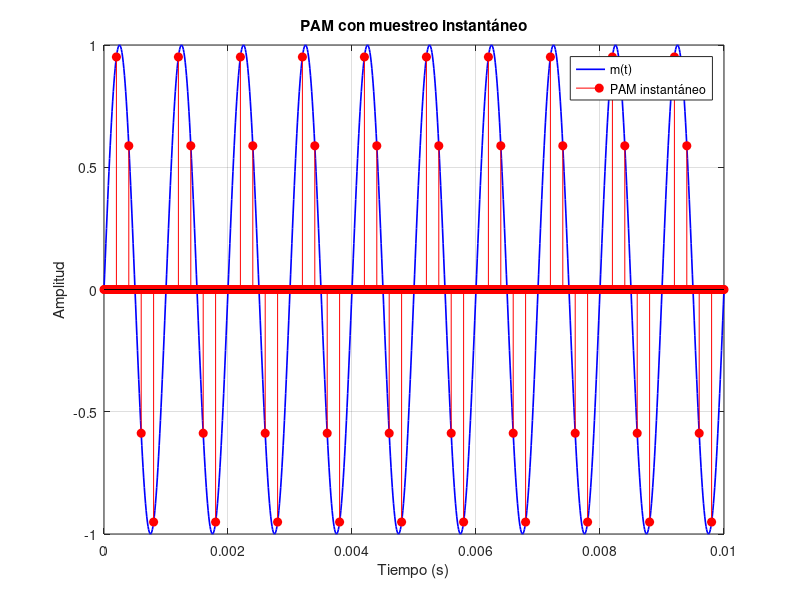

Source code (MATLAB):
clc; clear; close all;

%% 🔹 1) Señal original
A = 1;
fc = 1000;

fs_cont = 100000;
Ts_cont = 1/fs_cont;

t = 0:Ts_cont:0.01;

m = A * sin(2*pi*fc*t);

%% 🔹 2) Parámetros muestreo instantáneo
fs = 5000;          % Frecuencia de muestreo
Ts = 1/fs;

t_muestreo = 0:Ts:0.01;

% Obtener muestras de la señal
muestras = A * sin(2*pi*fc*t_muestreo);

%% 🔹 3) Señal PAM instantánea (tipo impulso)
pam_inst = zeros(size(t));

for i = 1:length(t_muestreo)
    [~, idx] = min(abs(t - t_muestreo(i))); % encontrar índice más cercano
    pam_inst(idx) = muestras(i);
end

%% 🔹 4) Gráfica
figure;
plot(t, m, 'b', 'LineWidth', 1.2); hold on;

% usar stem para visualizar mejor
stem(t, pam_inst, 'r', 'filled');

legend('m(t)', 'PAM instantáneo');
title('PAM con muestreo instantáneo');
xlabel('Tiempo (s)');
ylabel('Amplitud');
grid on;
